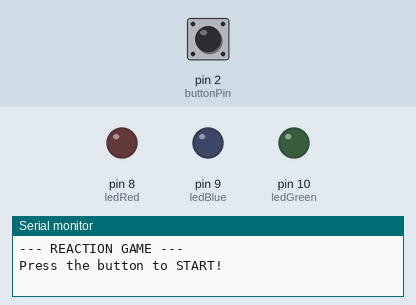
Simulated run of this sketch. Board: Arduino Uno, built with avr-gcc and run on an emulated ATmega328P. On the bench: output pins drawn as LEDs (lit = HIGH), the last lines printed to the serial monitor. Inputs (shaded band) come from the test bench; at power-on: pin 2 (buttonPin) HIGH. Random numbers use the default seed unless the sketch sets one.

Above: at 1.2 s.
1.3 s: pin 2 (buttonPin) pulled LOW for 0.15 s
At 3.4 s:
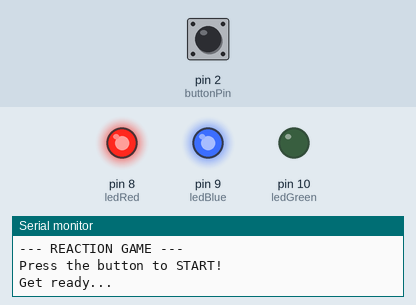
4.4 s: pin 2 (buttonPin) pulled LOW for 3.2 s
At 7.4 s:
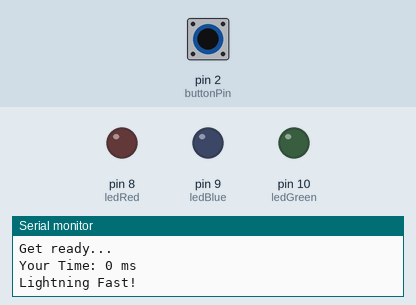
9.1 s: pin 2 (buttonPin) pulled LOW for 1 s
At 9.8 s:
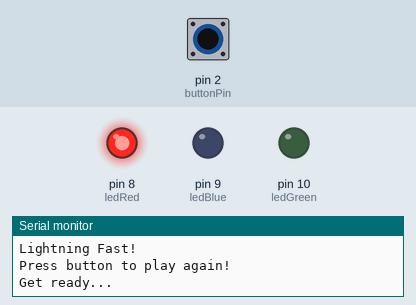
13.1 s: pin 2 (buttonPin) driven LOW
At 13.8 s:
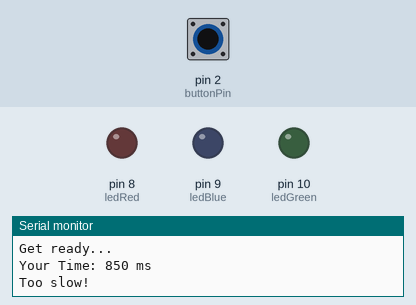
16.1 s: pin 2 (buttonPin) driven HIGH
Timing chart, 0 to 18.6 s (numbered marks = the images above; inputs shaded):
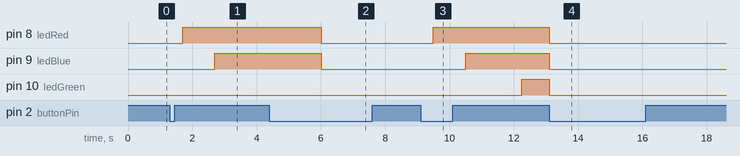

The sketch:

reactiongamearduino.ino
```cpp
const int buttonPin = 2;
const int ledRed = 8;
const int ledBlue = 9;
const int ledGreen = 10;

long startTime;
long reactionTime;

void setup() {
  pinMode(ledRed, OUTPUT);
  pinMode(ledBlue, OUTPUT);
  pinMode(ledGreen, OUTPUT);
  pinMode(buttonPin, INPUT_PULLUP);

  Serial.begin(9600);
  Serial.println("--- REACTION GAME ---");
  Serial.println("Press the button to START!");
}

void loop() {

  while (digitalRead(buttonPin) == HIGH);
  delay(400);

  Serial.println("Get ready...");
  digitalWrite(ledRed, HIGH);
  delay(1000);

  digitalWrite(ledBlue, HIGH);
  delay(random(1500, 4000));

  digitalWrite(ledGreen, HIGH);
  startTime = millis();

  while (digitalRead(buttonPin) == HIGH);
  reactionTime = millis() - startTime;

  digitalWrite(ledRed, LOW);
  digitalWrite(ledBlue, LOW);
  digitalWrite(ledGreen, LOW);

  Serial.print("Your Time: ");
  Serial.print(reactionTime);
  Serial.println(" ms");

  if (reactionTime < 250) Serial.println("Lightning Fast!");
  else if (reactionTime < 450) Serial.println("Good job!");
  else Serial.println("Too slow!");

  delay(3000);
  Serial.println("\nPress button to play again!");
}
```

Measured:
- after the input at 1.3 s, pin 8 (ledRed): LOW → HIGH after 0.40 s; pin 9 (ledBlue): LOW → HIGH after 1.4 s
- after the input at 4.4 s, pin 8 (ledRed), pin 9 (ledBlue): HIGH → LOW after 1.6 s
- after the input at 9.1 s, pin 8 (ledRed): LOW → HIGH after 0.40 s; pin 9 (ledBlue): LOW → HIGH after 1.4 s; pin 10 (ledGreen): LOW → HIGH after 3.1 s
- after the input at 13.1 s, pin 8 (ledRed), pin 9 (ledBlue), pin 10 (ledGreen): HIGH → LOW at once
